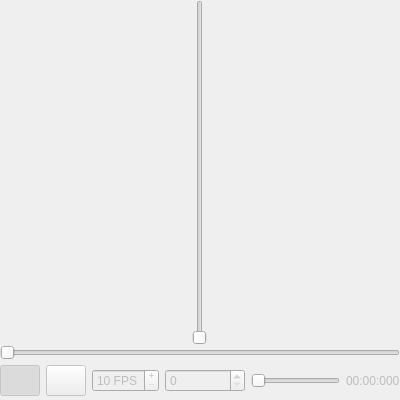
<?xml version="1.0" encoding="UTF-8"?>
<ui version="4.0">
 <class>Frame</class>
 <widget class="QFrame" name="Frame">
  <property name="geometry">
   <rect>
    <x>0</x>
    <y>0</y>
    <width>400</width>
    <height>400</height>
   </rect>
  </property>
  <property name="sizePolicy">
   <sizepolicy hsizetype="Expanding" vsizetype="Expanding">
    <horstretch>0</horstretch>
    <verstretch>0</verstretch>
   </sizepolicy>
  </property>
  <property name="minimumSize">
   <size>
    <width>200</width>
    <height>200</height>
   </size>
  </property>
  <property name="windowTitle">
   <string>Frame</string>
  </property>
  <property name="frameShape">
   <enum>QFrame::NoFrame</enum>
  </property>
  <property name="frameShadow">
   <enum>QFrame::Raised</enum>
  </property>
  <layout class="QVBoxLayout" name="verticalLayout">
   <property name="spacing">
    <number>0</number>
   </property>
   <property name="margin">
    <number>0</number>
   </property>
   <item>
    <layout class="QHBoxLayout" name="horizontalLayout_3">
     <property name="sizeConstraint">
      <enum>QLayout::SetDefaultConstraint</enum>
     </property>
     <item>
      <layout class="QVBoxLayout" name="videoLayout"/>
     </item>
     <item>
      <widget class="QSlider" name="verticalSlider">
       <property name="maximum">
        <number>90</number>
       </property>
       <property name="orientation">
        <enum>Qt::Vertical</enum>
       </property>
      </widget>
     </item>
    </layout>
   </item>
   <item>
    <widget class="QSlider" name="horizontalSlider">
     <property name="maximum">
      <number>360</number>
     </property>
     <property name="orientation">
      <enum>Qt::Horizontal</enum>
     </property>
    </widget>
   </item>
   <item>
    <widget class="QFrame" name="videoControl">
     <property name="enabled">
      <bool>false</bool>
     </property>
     <property name="minimumSize">
      <size>
       <width>0</width>
       <height>40</height>
      </size>
     </property>
     <property name="maximumSize">
      <size>
       <width>16777215</width>
       <height>38</height>
      </size>
     </property>
     <property name="frameShape">
      <enum>QFrame::NoFrame</enum>
     </property>
     <property name="frameShadow">
      <enum>QFrame::Raised</enum>
     </property>
     <layout class="QHBoxLayout" name="horizontalLayout">
      <property name="spacing">
       <number>6</number>
      </property>
      <property name="margin">
       <number>0</number>
      </property>
      <item>
       <widget class="QPushButton" name="videoHideMarkers">
        <property name="minimumSize">
         <size>
          <width>0</width>
          <height>31</height>
         </size>
        </property>
        <property name="focusPolicy">
         <enum>Qt::NoFocus</enum>
        </property>
        <property name="text">
         <string/>
        </property>
        <property name="icon">
         <iconset>
          <normaloff>uipics/film.png</normaloff>
          <normalon>uipics/film_edit.png</normalon>uipics/film.png</iconset>
        </property>
        <property name="checkable">
         <bool>true</bool>
        </property>
        <property name="checked">
         <bool>true</bool>
        </property>
       </widget>
      </item>
      <item>
       <widget class="QPushButton" name="videoPlay">
        <property name="minimumSize">
         <size>
          <width>0</width>
          <height>31</height>
         </size>
        </property>
        <property name="focusPolicy">
         <enum>Qt::NoFocus</enum>
        </property>
        <property name="text">
         <string/>
        </property>
        <property name="icon">
         <iconset>
          <normaloff>uipics/control_play.png</normaloff>
          <normalon>uipics/control_pause.png</normalon>uipics/control_play.png</iconset>
        </property>
        <property name="checkable">
         <bool>true</bool>
        </property>
        <property name="checked">
         <bool>false</bool>
        </property>
        <property name="flat">
         <bool>false</bool>
        </property>
       </widget>
      </item>
      <item>
       <widget class="QSpinBox" name="videoFPS">
        <property name="frame">
         <bool>true</bool>
        </property>
        <property name="readOnly">
         <bool>false</bool>
        </property>
        <property name="buttonSymbols">
         <enum>QAbstractSpinBox::PlusMinus</enum>
        </property>
        <property name="keyboardTracking">
         <bool>false</bool>
        </property>
        <property name="suffix">
         <string> FPS</string>
        </property>
        <property name="prefix">
         <string/>
        </property>
        <property name="minimum">
         <number>10</number>
        </property>
        <property name="maximum">
         <number>60</number>
        </property>
        <property name="singleStep">
         <number>10</number>
        </property>
       </widget>
      </item>
      <item>
       <widget class="QSpinBox" name="videoFrames">
        <property name="sizePolicy">
         <sizepolicy hsizetype="Fixed" vsizetype="Fixed">
          <horstretch>0</horstretch>
          <verstretch>0</verstretch>
         </sizepolicy>
        </property>
        <property name="minimumSize">
         <size>
          <width>80</width>
          <height>0</height>
         </size>
        </property>
        <property name="sizeIncrement">
         <size>
          <width>0</width>
          <height>0</height>
         </size>
        </property>
        <property name="wrapping">
         <bool>false</bool>
        </property>
        <property name="frame">
         <bool>true</bool>
        </property>
        <property name="readOnly">
         <bool>false</bool>
        </property>
        <property name="buttonSymbols">
         <enum>QAbstractSpinBox::UpDownArrows</enum>
        </property>
        <property name="keyboardTracking">
         <bool>false</bool>
        </property>
       </widget>
      </item>
      <item>
       <widget class="QSlider" name="videoProgress">
        <property name="sizePolicy">
         <sizepolicy hsizetype="Expanding" vsizetype="Preferred">
          <horstretch>0</horstretch>
          <verstretch>0</verstretch>
         </sizepolicy>
        </property>
        <property name="focusPolicy">
         <enum>Qt::NoFocus</enum>
        </property>
        <property name="pageStep">
         <number>0</number>
        </property>
        <property name="orientation">
         <enum>Qt::Horizontal</enum>
        </property>
       </widget>
      </item>
      <item>
       <widget class="QLabel" name="videoTime">
        <property name="sizePolicy">
         <sizepolicy hsizetype="Preferred" vsizetype="Preferred">
          <horstretch>0</horstretch>
          <verstretch>0</verstretch>
         </sizepolicy>
        </property>
        <property name="minimumSize">
         <size>
          <width>10</width>
          <height>0</height>
         </size>
        </property>
        <property name="frameShape">
         <enum>QFrame::NoFrame</enum>
        </property>
        <property name="frameShadow">
         <enum>QFrame::Plain</enum>
        </property>
        <property name="lineWidth">
         <number>0</number>
        </property>
        <property name="text">
         <string>00:00:000</string>
        </property>
        <property name="margin">
         <number>5</number>
        </property>
       </widget>
      </item>
     </layout>
    </widget>
   </item>
  </layout>
 </widget>
 <resources/>
 <connections/>
</ui>
